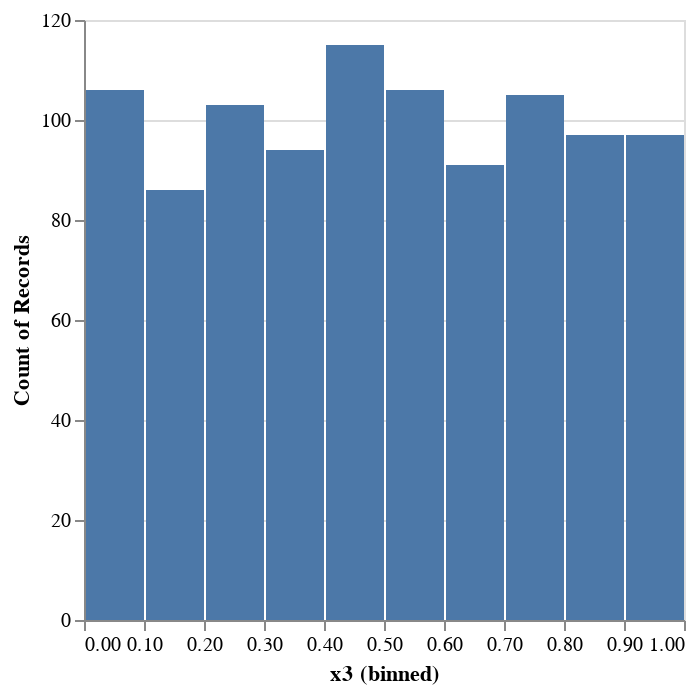

This figure's notebook cell:
### Code cell
hist = df |> vl"""{
  "mark": "bar",
  "encoding": {
    "x": {
      "bin": true,
      "field": "x3",
      "type": "quantitative"
    },
    "y": {
      "aggregate": "count",
      "type": "quantitative"
    }
  }
}"""

### Figure 1 — Vega-Lite specification as saved in the notebook (floating-point values rounded to 4 significant figures; data arrays with more than 128 entries replaced by an {"elided": "..."} marker saying what was removed)
{"data": {"values": {"elided": "1000 records"}}, "encoding": {"x": {"bin": true, "field": "x3", "type": "quantitative"}, "y": {"aggregate": "count", "type": "quantitative"}}, "mark": "bar"}
